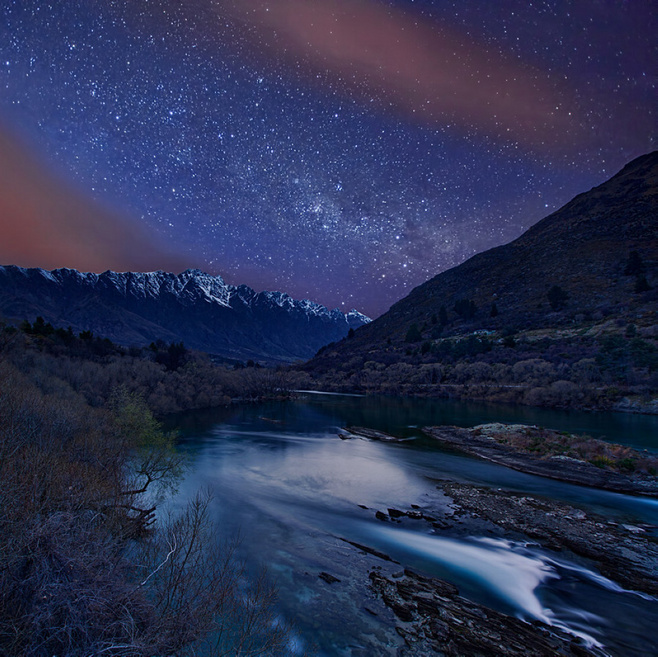
//> input picture 04图像变换/1.jpg, 658 x 657 px
$ ./01-4scharr滤波器   (built with g++ and OpenCV 4)
//> lines starting //> are read from the running program, lines starting //| are printed output that depends on the picture
#include<iostream>9
#include<opencv2/opencv.hpp>
using namespace std;
using namespace cv;
int main()
{

	Mat src, src1,grad_x, grad_y, abs_grad_x, abs_grad_y, dst;
		src = imread("1.jpg", 0);
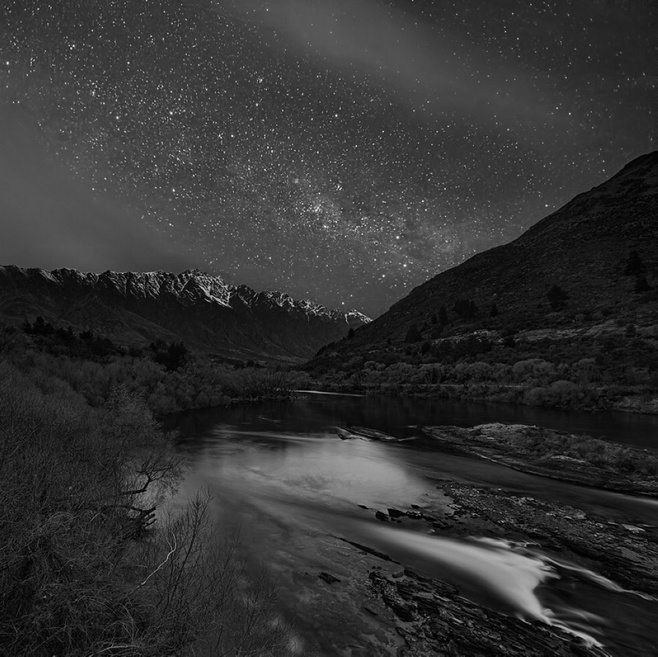
//> src: 657 rows x 658 cols, CV_8UC1; min 0, max 255, mean 50.3
		src1 = imread("1.jpg", 0);

		GaussianBlur(src1, src1, Size(9, 9), 0, 0);

		Scharr(src1, grad_x, CV_32F, 1, 0, 1);
		convertScaleAbs(grad_x, abs_grad_x);


		Scharr(src1, grad_y, CV_32F, 0, 1, 1);
		convertScaleAbs(grad_y, abs_grad_y);

		addWeighted(abs_grad_x, 0.5, abs_grad_y, 0.5, 0, dst);
		imshow("a", dst);


		Scharr(src, grad_x, CV_32F, 1, 0, 1);
		convertScaleAbs(grad_x, abs_grad_x);
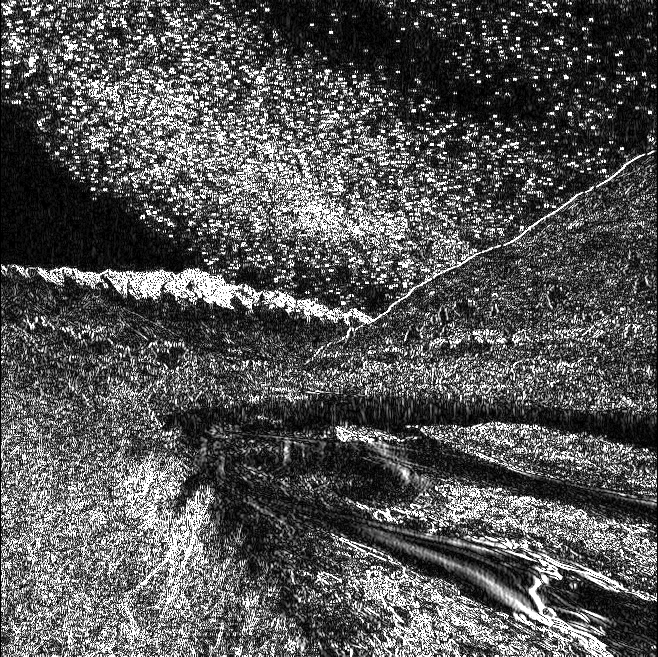
//> abs_grad_x: 657 rows x 658 cols, CV_8UC1; min 0, max 255, mean 84.8


		Scharr(src, grad_y, CV_32F, 0, 1, 1);
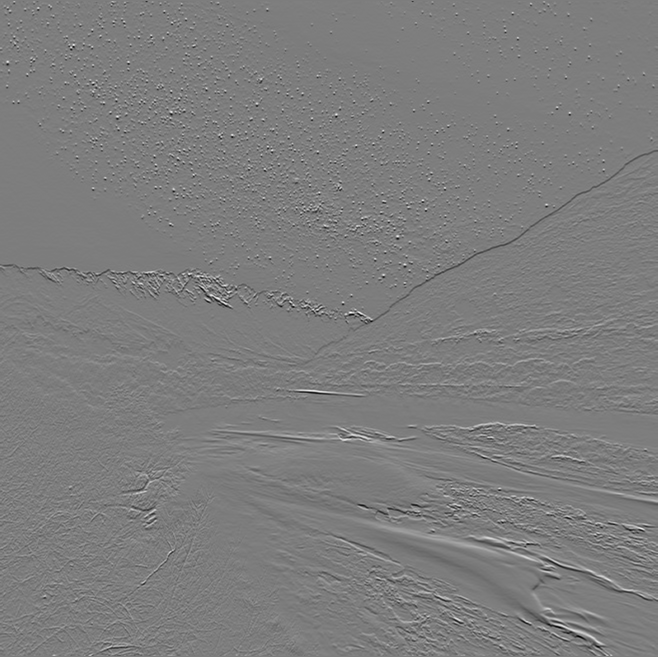
//> grad_y: 657 rows x 658 cols, CV_32FC1; min -2617, max 2697, mean -1.1; drawn with min black and max white
		convertScaleAbs(grad_y, abs_grad_y);
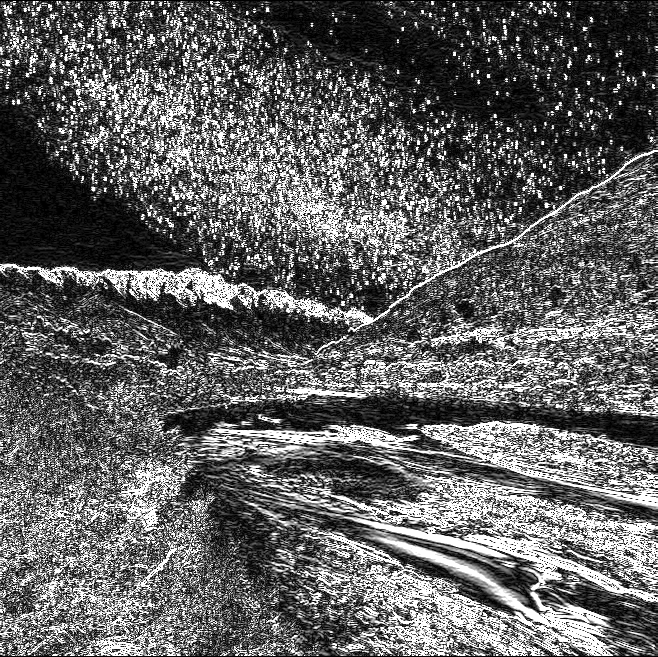
//> abs_grad_y: 657 rows x 658 cols, CV_8UC1; min 0, max 255, mean 97.8

		addWeighted(abs_grad_x, 0.5, abs_grad_y, 0.5, 0, dst);
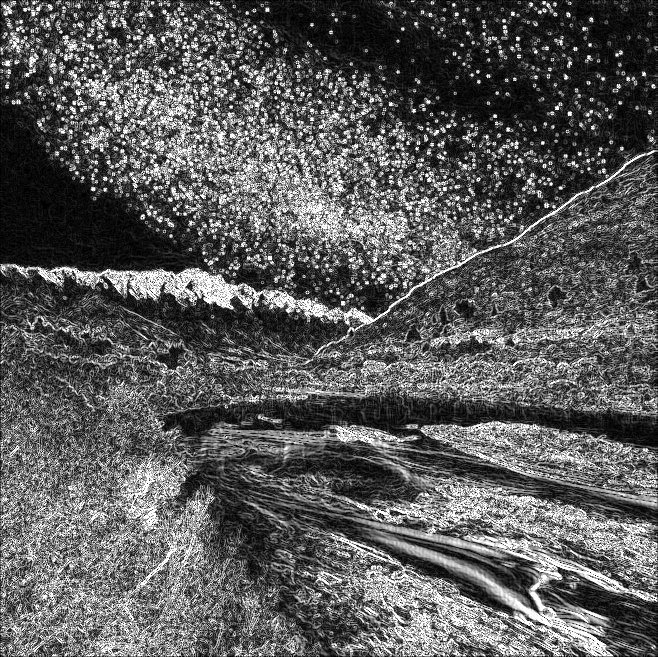
//> dst: 657 rows x 658 cols, CV_8UC1; min 0, max 255, mean 91.3
		imshow("c", dst);


		Sobel(src, grad_x, CV_32F, 1, 0);
		convertScaleAbs(grad_x, abs_grad_x);

		Sobel(src, grad_y, CV_32F, 0, 1);
		convertScaleAbs(grad_y, abs_grad_y);
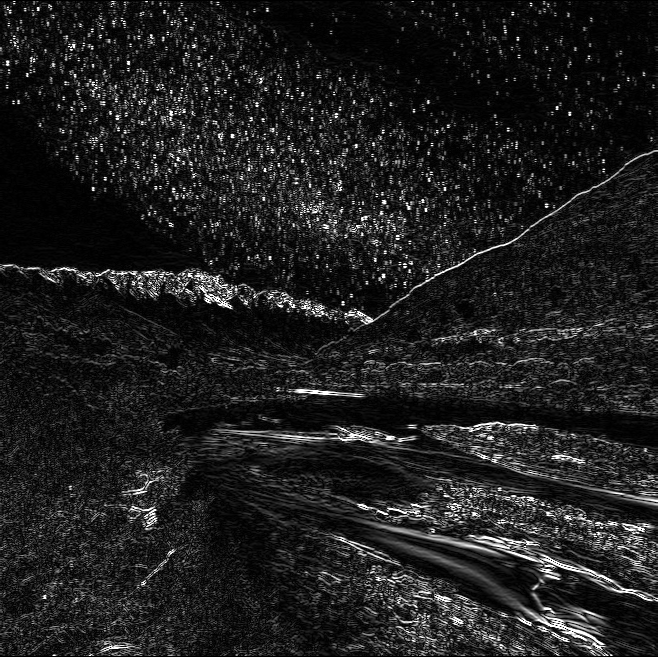
//> abs_grad_y: 657 rows x 658 cols, CV_8UC1; min 0, max 255, mean 31
		addWeighted(abs_grad_x, 0.5, abs_grad_y, 0.5, 0, dst);
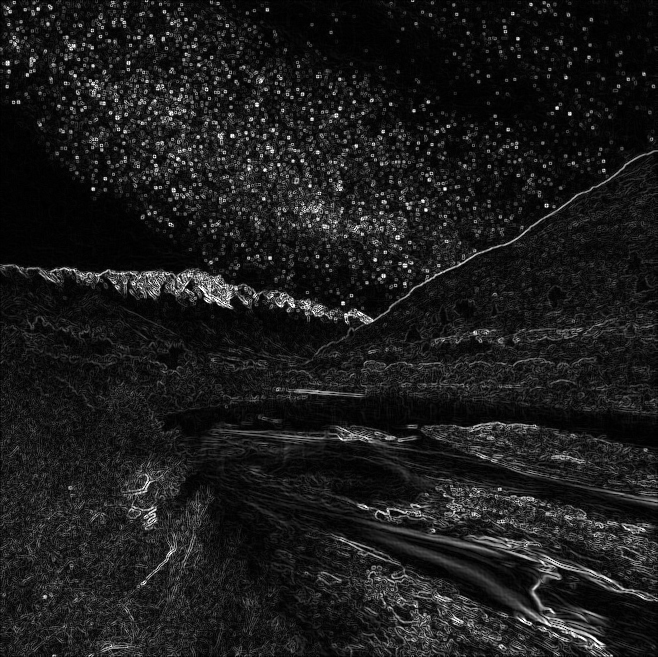
//> dst: 657 rows x 658 cols, CV_8UC1; min 0, max 255, mean 27.9
		imshow("b", dst);
	waitKey(0);
	return 0;
}
